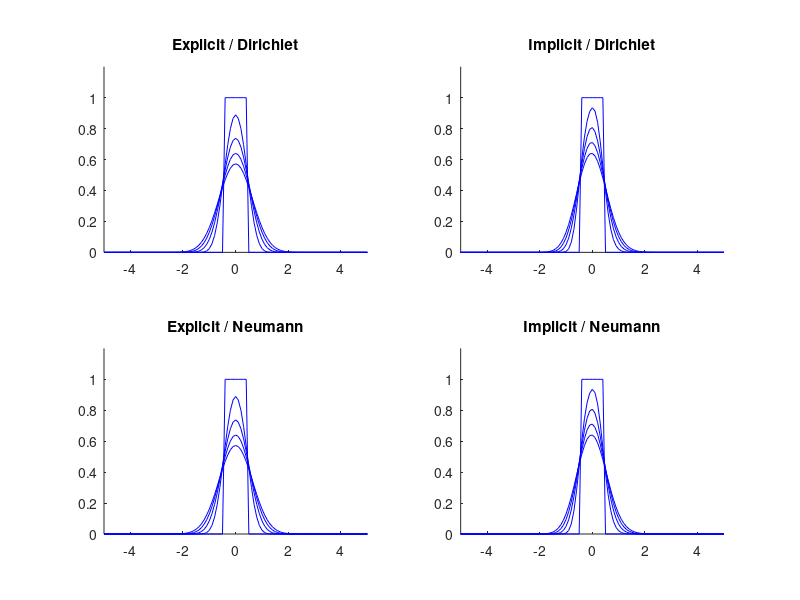

Recreate this plot in MATLAB.
function diff1d
clear all;
close all;

width=1;
A=1;
xmax=5;
partition=101;
x=linspace(-xmax,xmax,partition);
D=0.04;
dxs=diff(x);
dx=dxs(1);
deltaT=0.1;
d=D*deltaT/dx^2;
tmax=4;
global f1; global f2; global f3; global f4;
set(gcf, 'Position', [100, 100, 1000, 700]);

sp1=subplot(2,2,1);
title('Explicit / Dirichlet');
hold on;

sp2=subplot(2,2,3);
title('Explicit / Neumann');
hold on;

sp3=subplot(2,2,2);
title('Implicit / Dirichlet');
hold on;

sp4=subplot(2,2,4);
title('Implicit / Neumann');
hold on;

drawAll();

    function drawAll()
        for t=0:deltaT:tmax
            axes(sp1);
            h1=drawOne(t);
            axes(sp2);
            h2=drawTwo(t);
            axes(sp3);
            h3=drawThree(t);
            axes(sp4);
            h4=drawFour(t);
            drawnow;
            if (t==0)||(t==1)||(t==2)||(t==3)||(t==4)
                set(h1,'Visible','on');
                set(h2,'Visible','on');
                set(h3,'Visible','on');
                set(h4,'Visible','on');
            else
                set(h1,'Visible','off');
                set(h2,'Visible','off');
                set(h3,'Visible','off');
                set(h4,'Visible','off');
            end
        end
    end

    function h=drawOne(t)
        if t==0
            f1=A*(x>-width/2 & x<width/2);
        else
            % Dirichlet condition
            f_next(1) = 0;
            f_next(partition) = 0;
            for idx=2:partition-1
                f_next(idx) = f1(idx) + d*(f1(idx+1)-2*f1(idx)+f1(idx-1));
            end
            f1 = f_next;
        end
        subplot(221);
        h=plot(x,f1,'b-');
        xlim([-xmax xmax]);
        ylim([0 1.2*A]);
    end

    function h=drawTwo(t)
        if t==0
            f2=A*(x>-width/2 & x<width/2);
        else
            % Dirichlet condition
            f_next(1) = f2(2);
            f_next(partition) = f2(end-1);
            for idx=2:partition-1
                f_next(idx) = f2(idx) + d*(f2(idx+1)-2*f2(idx)+f2(idx-1));
            end
            f2 = f_next;
        end
        subplot(223);
        h=plot(x,f2,'b-');
        xlim([-xmax xmax]);
        ylim([0 1.2*A]);
    end


    function h=drawThree(t)
        if t==0
            f3=A*(x>-width/2 & x<width/2);
        else
            f_next = computeThomasMethod1(f3);
            f3 = f_next;
        end
        subplot(222);
        h=plot(x,f3,'b-');
        xlim([-xmax xmax]);
        ylim([0 1.2*A]);
    end

    function h=drawFour(t)
        if t==0
            f4=A*(x>-width/2 & x<width/2);
        else
            f_next = computeThomasMethod2(f4);
            f4 = f_next;
        end
        subplot(224);
        h=plot(x,f4,'b-');
        xlim([-xmax xmax]);
        ylim([0 1.2*A]);
    end

    function makeTitle()
        axes('Position',[0 0 1 1],'Xlim',[0 1],'Ylim',[0 1],'Box','off','Visible','off','Units','normalized', 'clipping' , 'off');
        h=text(0.5, 0.98,'\bf 1D DIFFUSION','HorizontalAlignment','center','VerticalAlignment', 'top');
        h.FontSize = 14;
        h.Color = 'blue';
    end

    function f=computeThomasMethod1(b)
        p(1) = 1+2*d;
        q(1) = b(1);
        N = length(b);
        for idx=2:N
            p(idx) = (1+2*d) - d^2/p(idx-1);
            q(idx) = b(idx) + d*q(idx-1)/p(idx-1);
        end
        %         f(N) = q(N)/p(N);
        f(N) = b(N);
        for idx=N-1:-1:1
            f(idx)=(q(idx)+d*b(idx+1))/p(idx);
        end
    end

    function f=computeThomasMethod2(b)
        p(1) = 1+2*d;
        q(1) = b(1);
        p(2) = -d+(1+2*d);
        q(2) = b(2);
        N = length(b);
        for idx=3:N
            p(idx) = (1+2*d) - d^2/p(idx-1);
            q(idx) = b(idx) + d*q(idx-1)/p(idx-1);
        end
        f(N) = b(N-1);
        for idx=N-1:-1:2
            f(idx)=(q(idx)+d*b(idx+1))/p(idx);
        end
        f(1) = f(2);
    end


end
